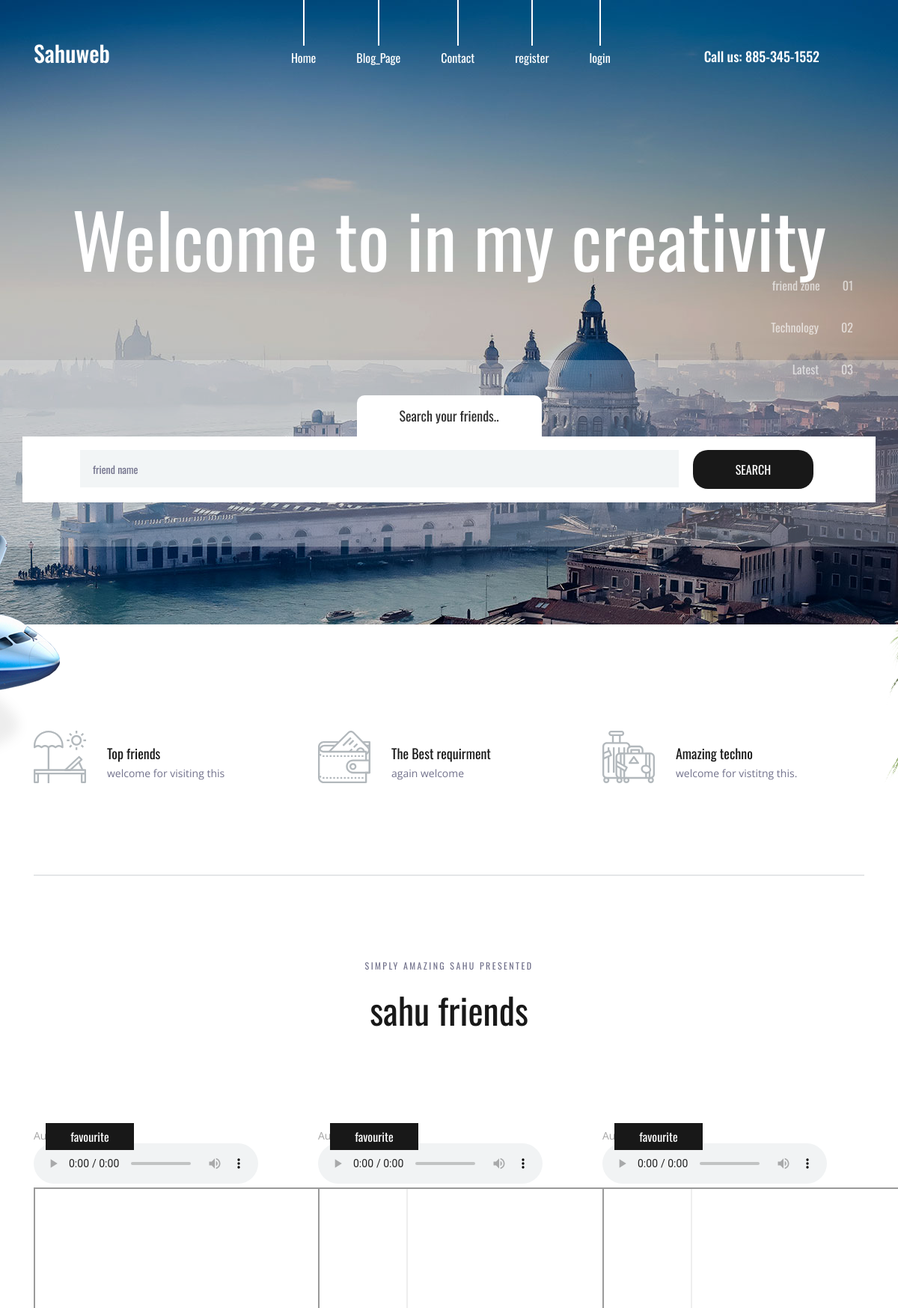
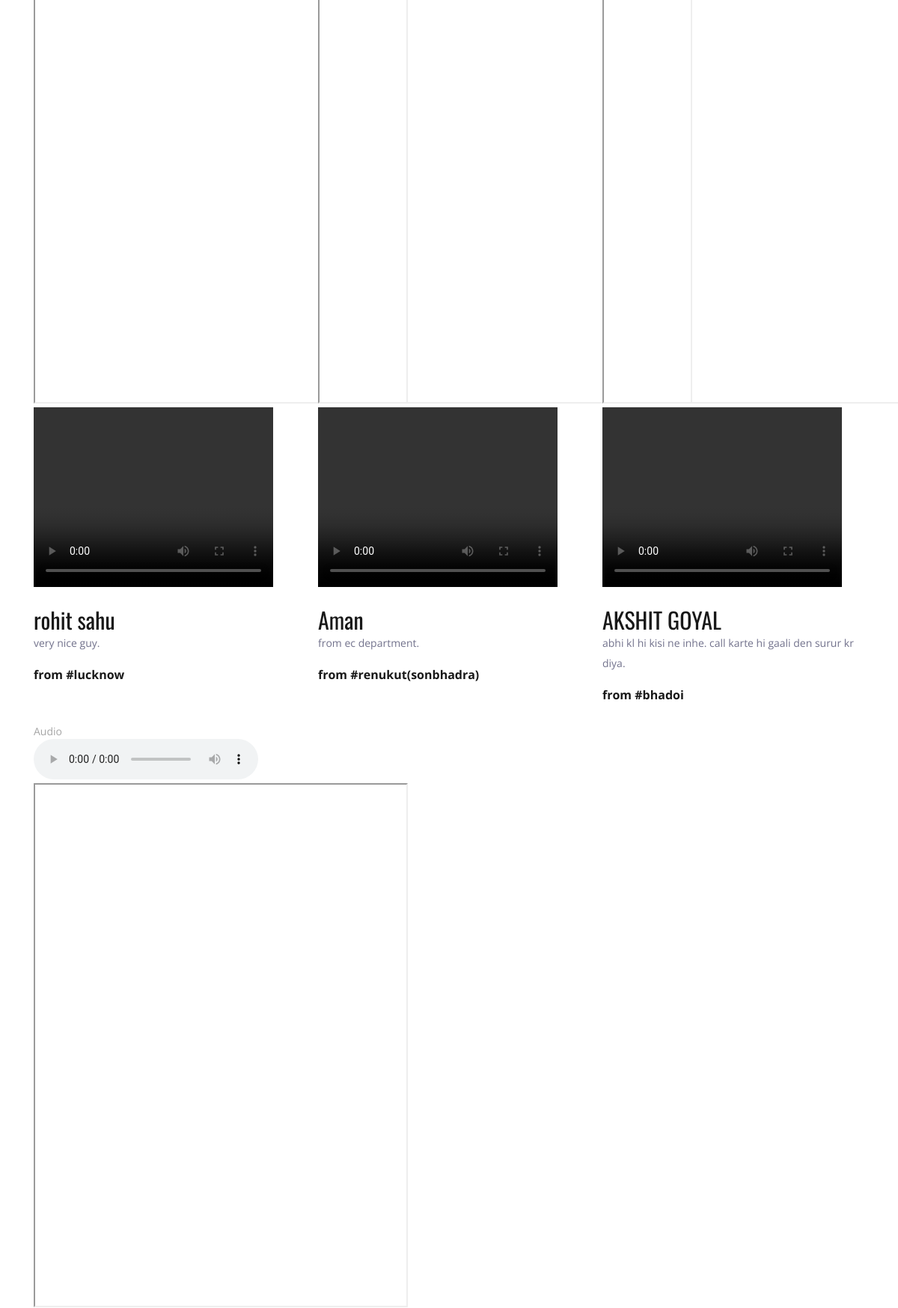
Screenshot of /sahuweb/ (upper part) with the database file from the repository (2 pictures, top to bottom).
### sahuweb/models.py (models this page shows)
class cards(models.Model):
    name=models.CharField(max_length=100)
    img=models.ImageField(upload_to='pics')
    track=models.FileField(upload_to='album')
    desc=models.TextField()
    city=models.CharField(max_length=50)
    favourite=models.BooleanField(default=False)

### sahuweb/views.py (the view)
# urls.py: path('',index,name='index'),
def index(request):
	cards_list=cards.objects.all()
	return render(request,"index.html",{"cards_list":cards_list})

### templates/index.html (shortened to what this page needs)
{% load static %}
<!DOCTYPE html>
<html lang="en">
<head>
<link rel="stylesheet" type="text/css" href="{% static 'styles/bootstrap4/bootstrap.min.css' %}">
<link href="{% static 'plugins/font-awesome-4.7.0/css/font-awesome.min.css' %}" rel="stylesheet" type="text/css' %}">
<link rel="stylesheet" type="text/css" href="{% static 'plugins/OwlCarousel2-2.2.1/owl.carousel.css' %}">
<link rel="stylesheet" type="text/css" href="{% static 'plugins/OwlCarousel2-2.2.1/owl.theme.default.css' %}">
<link rel="stylesheet" type="text/css" href="{% static 'plugins/OwlCarousel2-2.2.1/animate.css' %}">
<link rel="stylesheet" type="text/css" href="{% static 'styles/main_styles.css' %}">
<link rel="stylesheet" type="text/css" href="{% static 'styles/responsive.css' %}">
</head>
<body>
<div class="super_container">
	<header class="header">
		<div class="container">
			<div class="row">
				<div class="col">
					<div class="header_content d-flex flex-row align-items-center justify-content-start">
						<div class="header_content_inner d-flex flex-row align-items-end justify-content-start">
							<div class="logo"><a href="{% static 'index.html' %}">Sahuweb</a></div>
							<nav class="main_nav">
								<ul class="d-flex flex-row align-items-start justify-content-start">
									<li class="active"><a href="/sahuweb">Home</a></li>
									<li class="active"><a href="/blog">Blog_Page</a></li>
									<li class="active"><a href="/sahuweb">Contact</a></li>
									{%if user.is_authenticated%}
									<li class="active"><a>hello,{{user.first_name}}</a></li>
									<li class="active"><a href="logout" name="logout">logout</a></li>
								    {% else %}
								    <li class="active"><a href="/account/register">register</a></li>
									<li class="active"><a href="/account/login">login</a></li>
								    {%endif%}
							     </ul>
							</nav>
							<div class="header_phone ml-auto">Call us: 885-345-1552</div>
						</div>
					</div>
				</div>
			</div>
		</div>
	</header>
	<div class="home">
		<div class="home_slider_container">
			<div class="owl-carousel owl-theme home_slider">
				<div class="owl-item">
					<div class="background_image" style="background-image:url({% static 'images/home_slider.jpg' %})"></div>
					<div class="home_slider_content_container">
						<div class="container">
							<div class="row">
								<div class="col">
									<div class="home_slider_content">
										<div class="home_title"><h2>Welcome  to in my creativity</h2></div>
									</div>
								</div>
							</div>
						</div>
					</div>
				</div>
			</div>
			<div class="home_page_nav">
				<ul class="d-flex flex-column align-items-end justify-content-end">
					<li><a href="#" data-scroll-to="#destinations">friend zone<span>01</span></a></li>
					<li><a href="#" data-scroll-to="#testimonials">Technology<span>02</span></a></li>
					<li><a href="#" data-scroll-to="#news">Latest<span>03</span></a></li>
				</ul>
			</div>
		</div>
	</div>
	<div class="home_search">
		<div class="container">
			<div class="row">
				<div class="col">
					<div class="home_search_container">
						<div class="home_search_title">Search your friends..</div>
						<div class="home_search_content">
							<form action="#" class="home_search_form" id="home_search_form">
								<div class="d-flex flex-lg-row flex-column align-items-start justify-content-lg-between justify-content-start" style="padding-left: 10px;" >
									<input type="text" class="search_input search_input_3" placeholder="friend name " required="required" style="width: 800px;">
									<button class="home_search_button" href="#" data-scroll-to="#friend">search</button>
								</div>
							</form>
						</div>
					</div>
				</div>
			</div>
		</div>
	</div>
	<div class="intro">
		<div class="intro_background" style="background-image:url({% static 'images/intro.png' %})"></div>
		<div class="container">
			<div class="row">
				<div class="col">
					<div class="intro_container">
						<div class="row">
							<div class="col-lg-4 intro_col">
								<div class="intro_item d-flex flex-row align-items-end justify-content-start">
									<div class="intro_icon"><img src="{% static 'images/beach.svg' %}" alt=""></div>
									<div class="intro_content">
										<div class="intro_title">Top friends</div>
										<div class="intro_subtitle"><p>welcome for visiting this</p></div>
									</div>
								</div>
							</div>
							<div class="col-lg-4 intro_col">
								<div class="intro_item d-flex flex-row align-items-end justify-content-start">
									<div class="intro_icon"><img src="{% static 'images/wallet.svg' %}" alt=""></div>
									<div class="intro_content">
										<div class="intro_title">The Best requirment</div>
										<div class="intro_subtitle"><p>again welcome </p></div>
									</div>
								</div>
							</div>
							<div class="col-lg-4 intro_col">
								<div class="intro_item d-flex flex-row align-items-end justify-content-start">
									<div class="intro_icon"><img src="{% static 'images/suitcase.svg' %}" alt=""></div>
									<div class="intro_content">
										<div class="intro_title">Amazing techno</div>
										<div class="intro_subtitle"><p>welcome for vistitng this.</p></div>
									</div>
								</div>
							</div>
						</div>
					</div>
				</div>
			</div>
		</div>
	</div>
	<div class="destinations" id="destinations">
		<div class="container">
			<div class="row">
				<div class="col text-center">
					<div class="section_subtitle">simply amazing sahu presented</div>
					<div class="section_title"><h2>sahu friends</h2>
					</div>
				</div>
			</div>
			<div class="row destinations_row">
				<div class="col">
					<div class="destinations_container item_grid">
						{% for dest in cards_list %}
						<div class="destination item">
							<div class="destination_image wrapper">
<figure>
    <figcaption>Audio</figcaption>
    <audio controls>
        <source src="{{ dest.track.url }}" type="audio/mp3">
    </audio>
    <iframe src="/account/login" type="video/mp4" width="500" height="700" controls></iframe>
    <video width="320" height="240" controls>
        <source src="{{ dest.track.url }}" type="video/mp4">
        <source src="{{ dest.track.url }}" type="video/ogg">
  </video>
</figure>
 						{% if dest.favourite %}
								<div class="spec_offer text-center"><a href="#">favourite</a></div>
						{%endif%}
							</div>
							<div class="destination_content">
								{%if user.is_authenticated%}
								<div class="destination_title"><a href="">{{dest.name}}</a></div>
								{%else%}
								<div class="destination_title"><a href="login">{{dest.name}}</a></div>
								{%endif%}
								<div class="destination_subtitle"><p>{{dest.desc}}.</p></div>
								<div class="destination_price">from #{{dest.city}}</div>
							</div>
						</div>
						{% endfor %}
					</div>
				</div>
			</div>
		</div>
	</div>
</div>
</body>
</html>

### sahuweb/static/styles/responsive.css (style rules this page uses)
@media only screen and (max-width: 1480px) { .home_page_nav { right: 60px; } }

### rows the page displays
cards: favourite "favourite", name "rohit sahu", desc "very nice guy", city "lucknow"
cards: favourite "favourite", name "Aman", desc "from ec department", city "renukut(sonbhadra)"
cards: favourite "favourite", name "AKSHIT GOYAL", desc "abhi kl hi kisi ne inhe. call karte hi gaali den surur kr diya", city "bhadoi"
